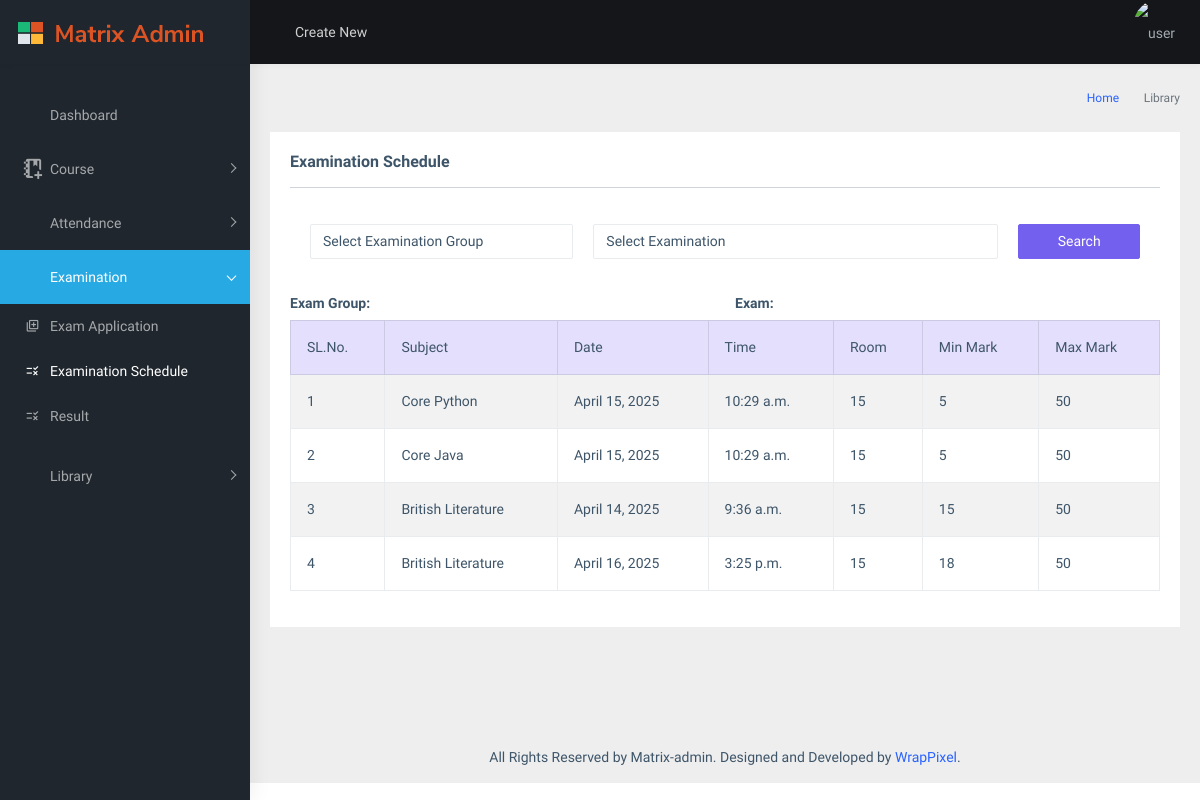
Screenshot of /student/view_examination_schedule_student with the database file from the repository.
### main/models.py (models this page shows, shortened)
class ExaminationSchedule(models.Model):
    exam_group=models.ForeignKey(ExaminationGroup, on_delete=models.CASCADE, null=True)
    exam_name=models.ForeignKey(Examination, on_delete=models.CASCADE )
    exam_subject=models.ForeignKey(Subject, on_delete=models.CASCADE)
    exam_date=models.DateField()
    exam_time=models.TimeField()
    room_no=models.CharField(max_length=30)
    min_mark=models.PositiveIntegerField()
    max_mark=models.PositiveIntegerField()

class Subject(models.Model):
    subject_code=models.CharField(max_length=100)
    subject_name=models.CharField(max_length=100)
    course = models.ForeignKey(Course, on_delete=models.CASCADE)

### student/views.py (the view)
# urls.py: path("view_examination_schedule_student",views.view_examination_schedule_student, name="view_examination_schedule_student"),
def view_examination_schedule_student(request):
    examination_schedule = ExaminationSchedule.objects.all().order_by('id')
    exam_group_data = ExaminationGroup.objects.all()
    exam_data = Examination.objects.all()
    return render(request,'view_examination_schedule_student.html',
                  {'examination_schedule': examination_schedule,
        'exam_group_data': exam_group_data,
        'exam_data': exam_data})

### student/templates/view_examination_schedule_student.html (shortened to what this page needs)
{% extends 'student_home.html' %}
{% block content %}
<link rel="stylesheet" type="text/css" href="../static/backend/assets/extra-libs/multicheck/multicheck.css" />
<link href="../static/backend/assets/libs/datatables.net-bs4/css/dataTables.bootstrap4.css" rel="stylesheet" />
<div class="card">
    <div class="card-body">
        <h5 class="card-title">Examination Schedule</h5>
        <hr>
        <form action="view_examination_schedule" method="POST">
            <div class="card mb-3">
                <div class="card-body">
                    <div class="row row-cols-4">
                        <div class="col-sm-4">
                            <select name="exam_group_id" class="form-control">
                                <option value="">Select Examination Group</option>
                            </select>
                        </div>
                        <div class="col-sm-6">
                            <select name="exam_id" class="form-control">
                                <option value="">Select Examination</option>
                            </select>
                        </div>
                        <div class="col-sm-2">
                            <input type="submit" class="btn btn-primary w-100" value="Search">
                        </div>
                    </div>
                </div>
            </div>
        </form>
        <div class="table-responsive">
            <table id="zero_config" class="table table-striped table-bordered">
                <div>
                    <div class="row row-cols-2">
                        <div class="col-sm-6">
                <h6>Exam Group: {{ selected_exam_group.exam_group_name }}</h6>
            </div>
            <div class="col-sm-6">
                <h6>Exam: {{ selected_exam.name }}</h6>
            </div>
            </div>
        </div>
                <thead class="table-primary fw-bold">
                    <tr>
                        <th>SL.No.</th>
                        <th>Subject</th>
                        <th>Date</th>
                        <th>Time</th>
                        <th>Room</th>
                        <th>Min Mark</th>
                        <th>Max Mark</th>
                    </tr>
                </thead>
                <tbody>
                    {% if examination_schedule %}
                        {% for i in examination_schedule %}
                        <tr>
                            <td>{{forloop.counter}}</td>
                            <td>{{i.exam_subject.subject_name}}</td>
                            <td>{{i.exam_date}}</td>
                            <td>{{i.exam_time}}</td>
                            <td>{{i.room_no}}</td>
                            <td>{{i.min_mark}}</td>
                            <td>{{i.max_mark}}</td>
                        </tr>
                        {% endfor %}
                    {% else %}
                        <tr>
                            <td colspan="7" class="text-center">No schedules found for the selected criteria</td>
                        </tr>
                    {% endif %}
                </tbody>
            </table>
        </div>
    </div>
</div>
{% endblock %}

### rows the page displays
ExaminationSchedule: exam_subject.subject_name "Core Python", exam_date "April 15, 2025", exam_time "10:29 a.m.", room_no "15", min_mark "5", max_mark "50"
ExaminationSchedule: exam_subject.subject_name "Core Java", exam_date "April 15, 2025", exam_time "10:29 a.m.", room_no "15", min_mark "5", max_mark "50"
ExaminationSchedule: exam_subject.subject_name "British Literature", exam_date "April 14, 2025", exam_time "9:36 a.m.", room_no "15", min_mark "15", max_mark "50"
ExaminationSchedule: exam_subject.subject_name "British Literature", exam_date "April 16, 2025", exam_time "3:25 p.m.", room_no "15", min_mark "18", max_mark "50"
